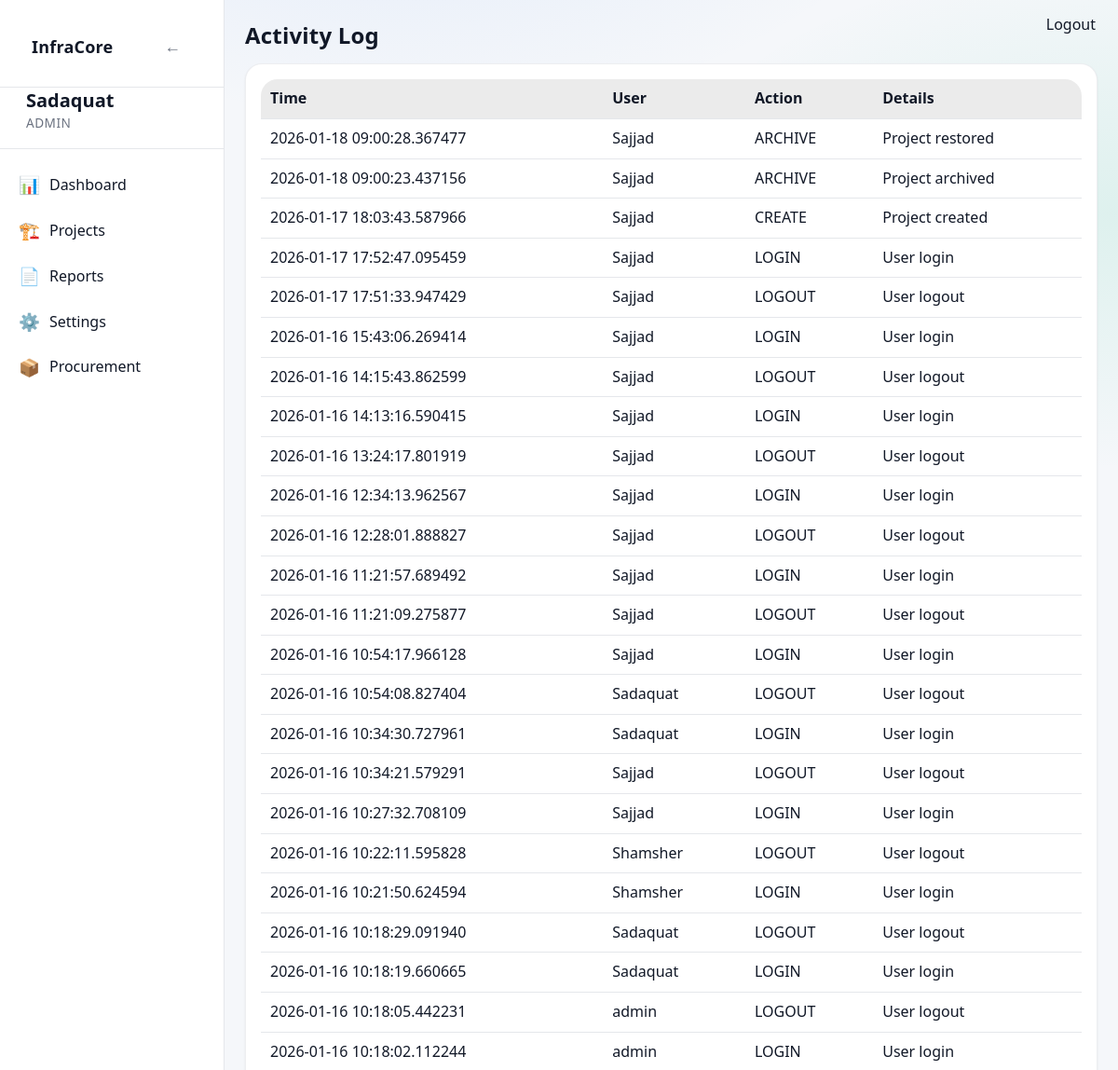
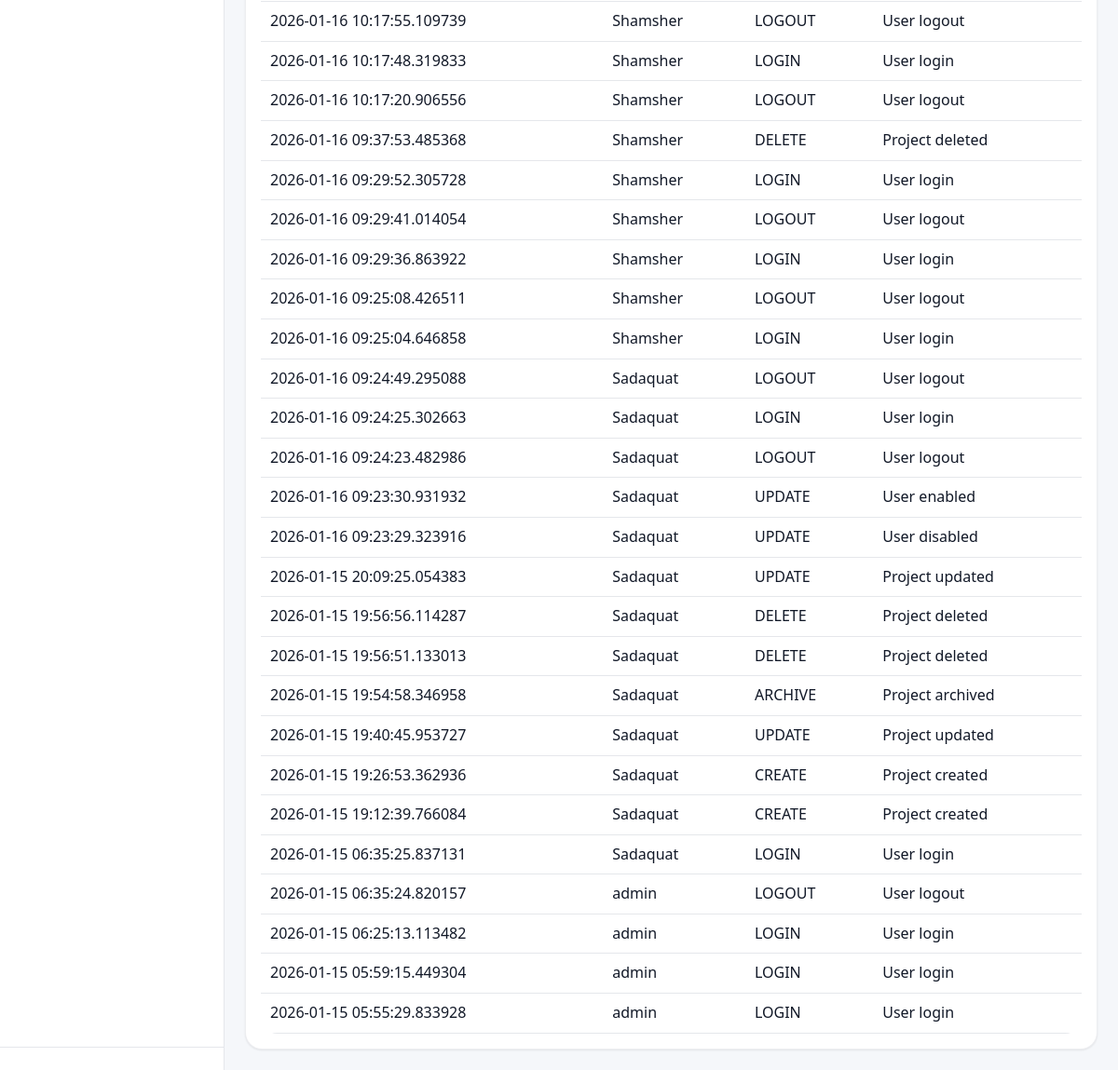
The app's page /activity (signed in), older data (2 pictures, top to bottom).
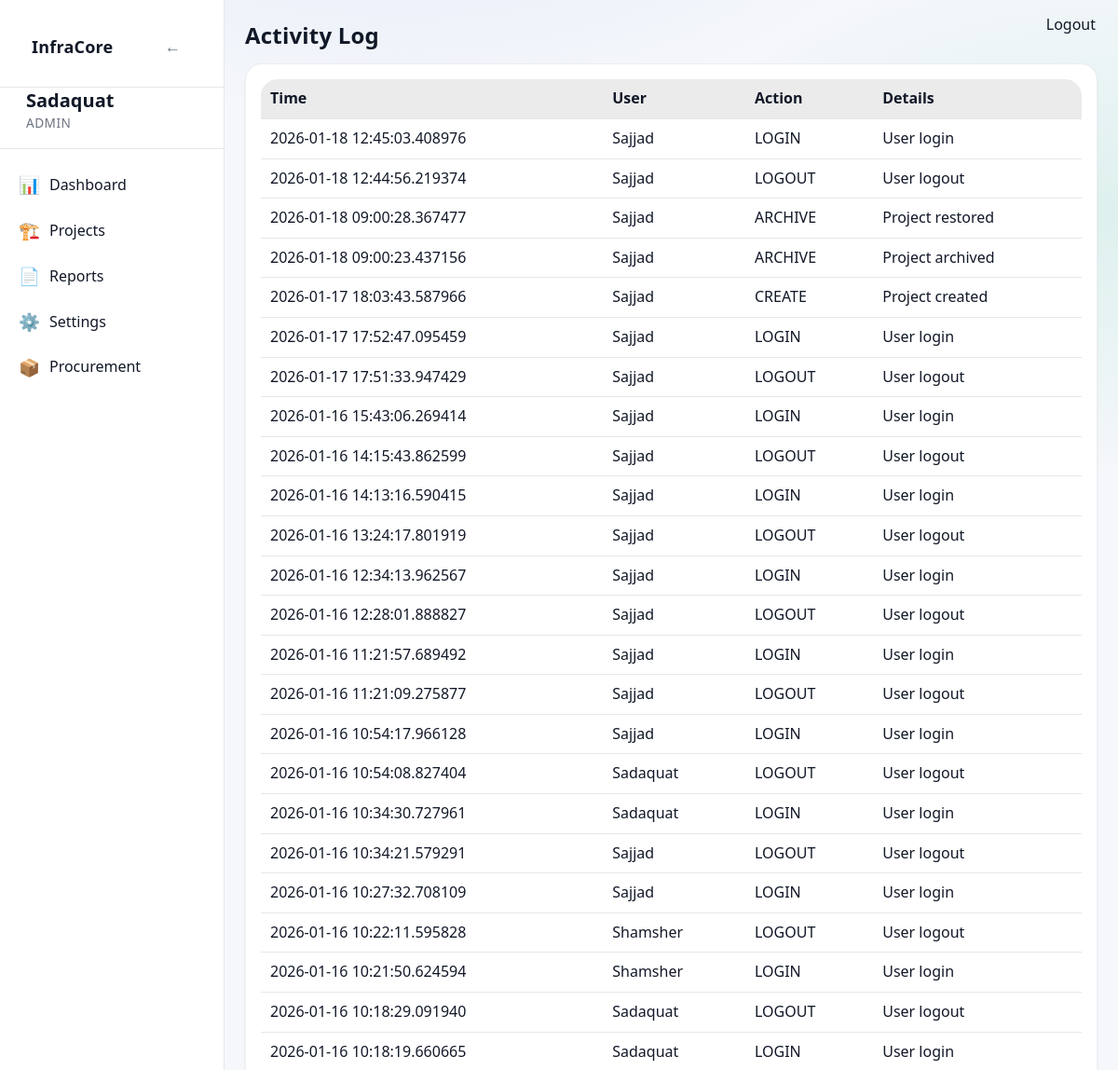
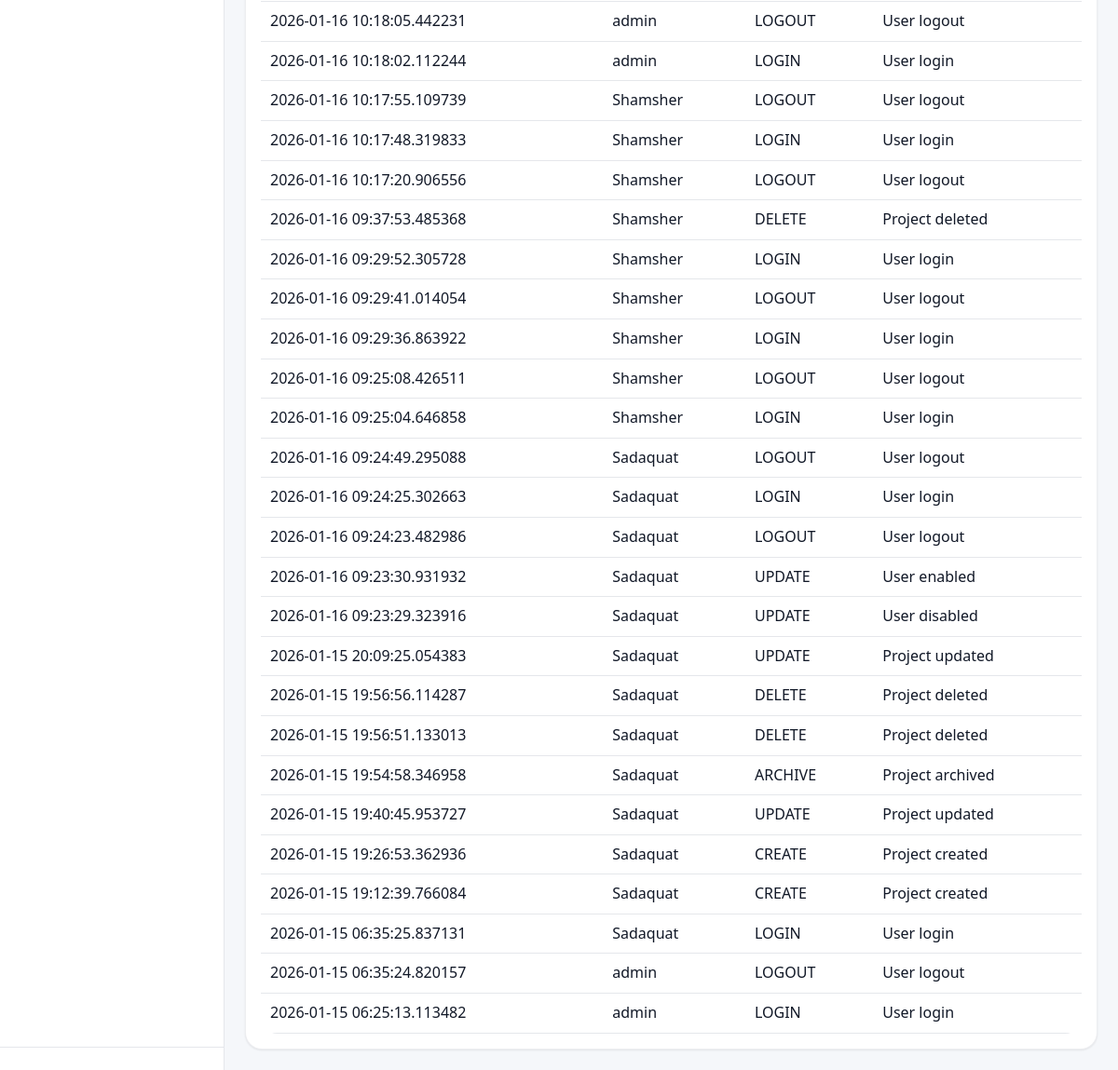
The same page, newer data (2 pictures, top to bottom).
### app/models/activity_log.py (models this page shows)
class ActivityLog(Base):
    __tablename__ = "activity_logs"
    __table_args__ = (
        Index("ix_activity_logs_created_at", "created_at"),
        Index("ix_activity_logs_user_id", "user_id"),
    )
    id = Column(Integer, primary_key=True, index=True)
    user_id = Column(Integer, ForeignKey("users.id"), nullable=True)
    username = Column(String(150), nullable=False)
    role = Column(String(50), nullable=True)
    action = Column(String(20), nullable=False)  # CREATE, UPDATE, DELETE, ARCHIVE, LOGIN, LOGOUT
    entity_type = Column(String(50), nullable=True)  # Project, Activity, Material, User, Execution
    entity_id = Column(Integer, nullable=True)
    description = Column(Text, nullable=True)
    old_value = Column(Text, nullable=True)  # JSON string
    new_value = Column(Text, nullable=True)  # JSON string
    ip_address = Column(String(64), nullable=True)
    created_at = Column(DateTime, default=datetime.utcnow, nullable=False)
    details = Column(String, nullable=True)
    timestamp = Column(DateTime, default=datetime.utcnow)

### app/routes/activity.py (the view)
@router.get("/activity", response_class=HTMLResponse)
def activity_page(request: Request, db: Session = Depends(get_db)):
    user = request.session.get("user")
    if user is None or user["role"] != "admin":
        return RedirectResponse("/dashboard", status_code=302)
    logs = get_recent_activities(db)
    return templates.TemplateResponse(
        "activity.html",
        {
            "request": request,
            "user": user,
            "logs": logs,
        }
    )

### app/templates/activity.html
{% extends "base.html" %}
{% block content %}
<h1 class="page-title">Activity Log</h1>
<div class="card">
    <table class="table">
        <thead>
            <tr>
                <th>Time</th>
                <th>User</th>
                <th>Action</th>
                <th>Details</th>
            </tr>
        </thead>
        <tbody>
            {% for log in logs %}
            <tr>
                <td>{{ log.timestamp }}</td>
                <td>{{ log.username }}</td>
                <td>{{ log.action }}</td>
                <td>{{ log.details }}</td>
            </tr>
            {% else %}
            <tr>
                <td colspan="4">No activity recorded</td>
            </tr>
            {% endfor %}
        </tbody>
    </table>
</div>
{% endblock %}

Row changes from the older to the newer data that the page shows:
no longer on this page (row unchanged): ActivityLog: timestamp "2026-01-15 05:59:15.449304", username "admin", action "LOGIN", details "User login"
no longer on this page (row unchanged): ActivityLog: timestamp "2026-01-15 05:55:29.833928", username "admin", action "LOGIN", details "User login"
added ActivityLog: timestamp "2026-01-18 12:45:03.408976", username "Sajjad", action "LOGIN", details "User login"
added ActivityLog: timestamp "2026-01-18 12:44:56.219374", username "Sajjad", action "LOGOUT", details "User logout"
